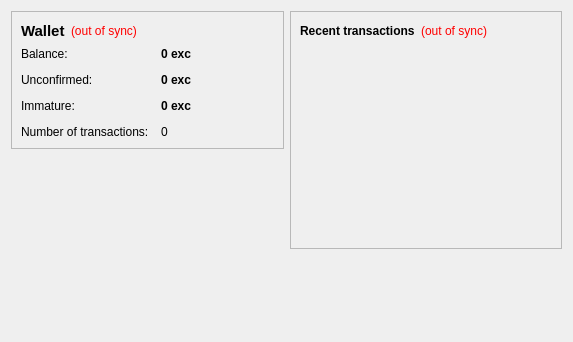
<?xml version="1.0" encoding="UTF-8"?>
<ui version="4.0">
 <class>OverviewPage</class>
 <widget class="QWidget" name="OverviewPage">
  <property name="geometry">
   <rect>
    <x>0</x>
    <y>0</y>
    <width>573</width>
    <height>342</height>
   </rect>
  </property>
  <property name="windowTitle">
   <string>Form</string>
  </property>
  <layout class="QHBoxLayout" name="horizontalLayout" stretch="1,1">
   <item>
    <layout class="QVBoxLayout" name="verticalLayout_2">
     <item>
      <widget class="QFrame" name="frame">
       <property name="frameShape">
        <enum>QFrame::StyledPanel</enum>
       </property>
       <property name="frameShadow">
        <enum>QFrame::Raised</enum>
       </property>
       <layout class="QVBoxLayout" name="verticalLayout_4">
        <item>
         <layout class="QHBoxLayout" name="horizontalLayout_4">
          <item>
           <widget class="QLabel" name="label_5">
            <property name="font">
             <font>
              <pointsize>11</pointsize>
              <weight>75</weight>
              <bold>true</bold>
             </font>
            </property>
            <property name="text">
             <string>Wallet</string>
            </property>
           </widget>
          </item>
          <item>
           <widget class="QLabel" name="labelWalletStatus">
            <property name="toolTip">
             <string>The displayed information may be out of date. Your wallet automatically synchronizes with the Extremecoin network after a connection is established, but this process has not completed yet.</string>
            </property>
            <property name="styleSheet">
             <string notr="true">QLabel { color: red; }</string>
            </property>
            <property name="text">
             <string notr="true">(out of sync)</string>
            </property>
            <property name="alignment">
             <set>Qt::AlignLeading|Qt::AlignLeft|Qt::AlignVCenter</set>
            </property>
           </widget>
          </item>
          <item>
           <spacer name="horizontalSpacer_2">
            <property name="orientation">
             <enum>Qt::Horizontal</enum>
            </property>
            <property name="sizeHint" stdset="0">
             <size>
              <width>40</width>
              <height>20</height>
             </size>
            </property>
           </spacer>
          </item>
         </layout>
        </item>
        <item>
         <layout class="QFormLayout" name="formLayout_2">
          <property name="fieldGrowthPolicy">
           <enum>QFormLayout::AllNonFixedFieldsGrow</enum>
          </property>
          <property name="horizontalSpacing">
           <number>12</number>
          </property>
          <property name="verticalSpacing">
           <number>12</number>
          </property>
          <item row="0" column="0">
           <widget class="QLabel" name="label">
            <property name="text">
             <string>Balance:</string>
            </property>
           </widget>
          </item>
          <item row="0" column="1">
           <widget class="QLabel" name="labelBalance">
            <property name="font">
             <font>
              <weight>75</weight>
              <bold>true</bold>
             </font>
            </property>
            <property name="cursor">
             <cursorShape>IBeamCursor</cursorShape>
            </property>
            <property name="toolTip">
             <string>Your current balance</string>
            </property>
            <property name="text">
             <string notr="true">0 exc</string>
            </property>
            <property name="textInteractionFlags">
             <set>Qt::LinksAccessibleByMouse|Qt::TextSelectableByKeyboard|Qt::TextSelectableByMouse</set>
            </property>
           </widget>
          </item>
          <item row="1" column="0">
           <widget class="QLabel" name="label_3">
            <property name="text">
             <string>Unconfirmed:</string>
            </property>
           </widget>
          </item>
          <item row="1" column="1">
           <widget class="QLabel" name="labelUnconfirmed">
            <property name="font">
             <font>
              <weight>75</weight>
              <bold>true</bold>
             </font>
            </property>
            <property name="cursor">
             <cursorShape>IBeamCursor</cursorShape>
            </property>
            <property name="toolTip">
             <string>Total of transactions that have yet to be confirmed, and do not yet count toward the current balance</string>
            </property>
            <property name="text">
             <string notr="true">0 exc</string>
            </property>
            <property name="textInteractionFlags">
             <set>Qt::LinksAccessibleByMouse|Qt::TextSelectableByKeyboard|Qt::TextSelectableByMouse</set>
            </property>
           </widget>
          </item>
          <item row="3" column="0">
           <widget class="QLabel" name="label_2">
            <property name="text">
             <string>Number of transactions:</string>
            </property>
           </widget>
          </item>
          <item row="3" column="1">
           <widget class="QLabel" name="labelNumTransactions">
            <property name="toolTip">
             <string>Total number of transactions in wallet</string>
            </property>
            <property name="text">
             <string notr="true">0</string>
            </property>
           </widget>
          </item>
          <item row="2" column="0">
           <widget class="QLabel" name="labelImmatureText">
            <property name="text">
             <string>Immature:</string>
            </property>
           </widget>
          </item>
          <item row="2" column="1">
           <widget class="QLabel" name="labelImmature">
            <property name="font">
             <font>
              <weight>75</weight>
              <bold>true</bold>
             </font>
            </property>
            <property name="toolTip">
             <string>Mined balance that has not yet matured</string>
            </property>
            <property name="text">
             <string notr="true">0 exc</string>
            </property>
            <property name="textInteractionFlags">
             <set>Qt::LinksAccessibleByMouse|Qt::TextSelectableByKeyboard|Qt::TextSelectableByMouse</set>
            </property>
           </widget>
          </item>
         </layout>
        </item>
       </layout>
      </widget>
     </item>
     <item>
      <spacer name="verticalSpacer">
       <property name="orientation">
        <enum>Qt::Vertical</enum>
       </property>
       <property name="sizeHint" stdset="0">
        <size>
         <width>20</width>
         <height>40</height>
        </size>
       </property>
      </spacer>
     </item>
    </layout>
   </item>
   <item>
    <layout class="QVBoxLayout" name="verticalLayout_3">
     <item>
      <widget class="QFrame" name="frame_2">
       <property name="frameShape">
        <enum>QFrame::StyledPanel</enum>
       </property>
       <property name="frameShadow">
        <enum>QFrame::Raised</enum>
       </property>
       <layout class="QVBoxLayout" name="verticalLayout">
        <item>
         <layout class="QHBoxLayout" name="horizontalLayout_2">
          <item>
           <widget class="QLabel" name="label_4">
            <property name="text">
             <string>&lt;b&gt;Recent transactions&lt;/b&gt;</string>
            </property>
           </widget>
          </item>
          <item>
           <widget class="QLabel" name="labelTransactionsStatus">
            <property name="toolTip">
             <string>The displayed information may be out of date. Your wallet automatically synchronizes with the Extremecoin network after a connection is established, but this process has not completed yet.</string>
            </property>
            <property name="styleSheet">
             <string notr="true">QLabel { color: red; }</string>
            </property>
            <property name="text">
             <string notr="true">(out of sync)</string>
            </property>
            <property name="alignment">
             <set>Qt::AlignRight|Qt::AlignTrailing|Qt::AlignVCenter</set>
            </property>
           </widget>
          </item>
          <item>
           <spacer name="horizontalSpacer">
            <property name="orientation">
             <enum>Qt::Horizontal</enum>
            </property>
            <property name="sizeHint" stdset="0">
             <size>
              <width>40</width>
              <height>20</height>
             </size>
            </property>
           </spacer>
          </item>
         </layout>
        </item>
        <item>
         <widget class="QListView" name="listTransactions">
          <property name="styleSheet">
           <string notr="true">QListView { background: transparent; }</string>
          </property>
          <property name="frameShape">
           <enum>QFrame::NoFrame</enum>
          </property>
          <property name="verticalScrollBarPolicy">
           <enum>Qt::ScrollBarAlwaysOff</enum>
          </property>
          <property name="horizontalScrollBarPolicy">
           <enum>Qt::ScrollBarAlwaysOff</enum>
          </property>
          <property name="selectionMode">
           <enum>QAbstractItemView::NoSelection</enum>
          </property>
         </widget>
        </item>
       </layout>
      </widget>
     </item>
     <item>
      <spacer name="verticalSpacer_2">
       <property name="orientation">
        <enum>Qt::Vertical</enum>
       </property>
       <property name="sizeHint" stdset="0">
        <size>
         <width>20</width>
         <height>40</height>
        </size>
       </property>
      </spacer>
     </item>
    </layout>
   </item>
  </layout>
 </widget>
 <resources/>
 <connections/>
</ui>
